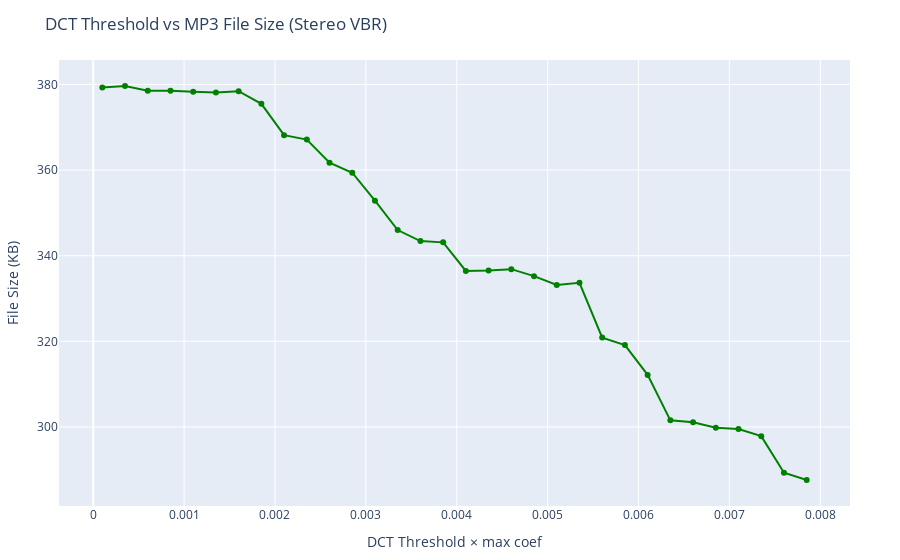

The code cell stored with this chart in its notebook:
### Code cell
function dct_mp3_compression_analysis(input_mp3::String; thresholds=0.0001:0.00025:0.008)
    # Step 0: Prepare output directory
    outdir = "converted"
    mkpath(outdir)

    # Step 1: Convert MP3 to WAV
    run(pipeline(`ffmpeg -y -i $input_mp3 temp.wav -loglevel quiet`))

    # Step 2: Load WAV (stereo)
    signal, fs = wavread("temp.wav")

    sizes = Float64[]
    used_thresholds = Float64[]

    for t in thresholds
        # Step 3: Process each channel independently
        processed_channels = []
        for i in 1:size(signal, 2)  # loop over channels (columns)
            ch = signal[:, i]  # extract i-th channel
            dct_sig = dct(ch)
            thresh_val = t * maximum(abs.(dct_sig))
            compressed = dct_sig .* (abs.(dct_sig) .> thresh_val)
            recon = idct(compressed)
            norm_factor = recon ./ maximum(abs, recon)
            int_ch = convert.(Int16, round.(norm_factor .* typemax(Int16)))
            push!(processed_channels, int_ch)
        end

        # Step 4: Combine into stereo
        stereo = hcat(processed_channels...)

        # Step 5: File paths inside converted/
        wav_file = joinpath(outdir, "recon_$(round(Int, 1000000 * t)).wav")
        mp3_file = joinpath(outdir, "recon_$(round(Int, 1000000 * t))_vbr.mp3")

        # Step 6: Save and convert
        wavwrite(stereo, fs, wav_file)
        run(pipeline(`ffmpeg -y -i $wav_file -q:a 3 -loglevel quiet $mp3_file`))

        # Step 7: Measure size
        size_kb = stat(mp3_file).size / 1024
        push!(sizes, size_kb)
        push!(used_thresholds, t)
    end

    # Step 8: Plot
    plot(
        [scatter(x=used_thresholds, y=sizes, mode="lines+markers",
                name="MP3 file size (Stereo, VBR)", marker_color="green")],
        Layout(title="DCT Threshold vs MP3 File Size (Stereo VBR)",
               xaxis_title="DCT Threshold × max coef",
               yaxis_title="File Size (KB)")
    )
end

# Example usage
dct_mp3_compression_analysis("victory_wild.mp3")

### Figure 1 — Plotly figure (JSON) as saved in the notebook; plotly's stock layout.template omitted (floating-point values rounded to 4 significant figures)
{"data": [{"marker": {"color": "green"}, "mode": "lines+markers", "name": "MP3 file size (Stereo, VBR)", "type": "scatter", "x": [0.0001, 0.00035, 0.0006, 0.00085, 0.0011, 0.00135, 0.0016, 0.00185, 0.0021, 0.00235, 0.0026, 0.00285, 0.0031, 0.00335, 0.0036, 0.00385, 0.0041, 0.00435, 0.0046, 0.00485, 0.0051, 0.00535, 0.0056, 0.00585, 0.0061, 0.00635, 0.0066, 0.00685, 0.0071, 0.00735, 0.0076, 0.00785], "y": [379.3, 379.6, 378.5, 378.5, 378.3, 378.1, 378.4, 375.5, 368.1, 367.1, 361.7, 359.4, 352.8, 346.0, 343.4, 343.1, 336.5, 336.6, 336.9, 335.2, 333.2, 333.7, 320.9, 319.1, 312.2, 301.5, 301.1, 299.8, 299.5, 297.9, 289.3, 287.6]}], "layout": {"margin": {"b": 50, "l": 50, "r": 50, "t": 60}, "title": "DCT Threshold vs MP3 File Size (Stereo VBR)", "xaxis": {"title": {"text": "DCT Threshold × max coef"}}, "yaxis": {"title": {"text": "File Size (KB)"}}}}
